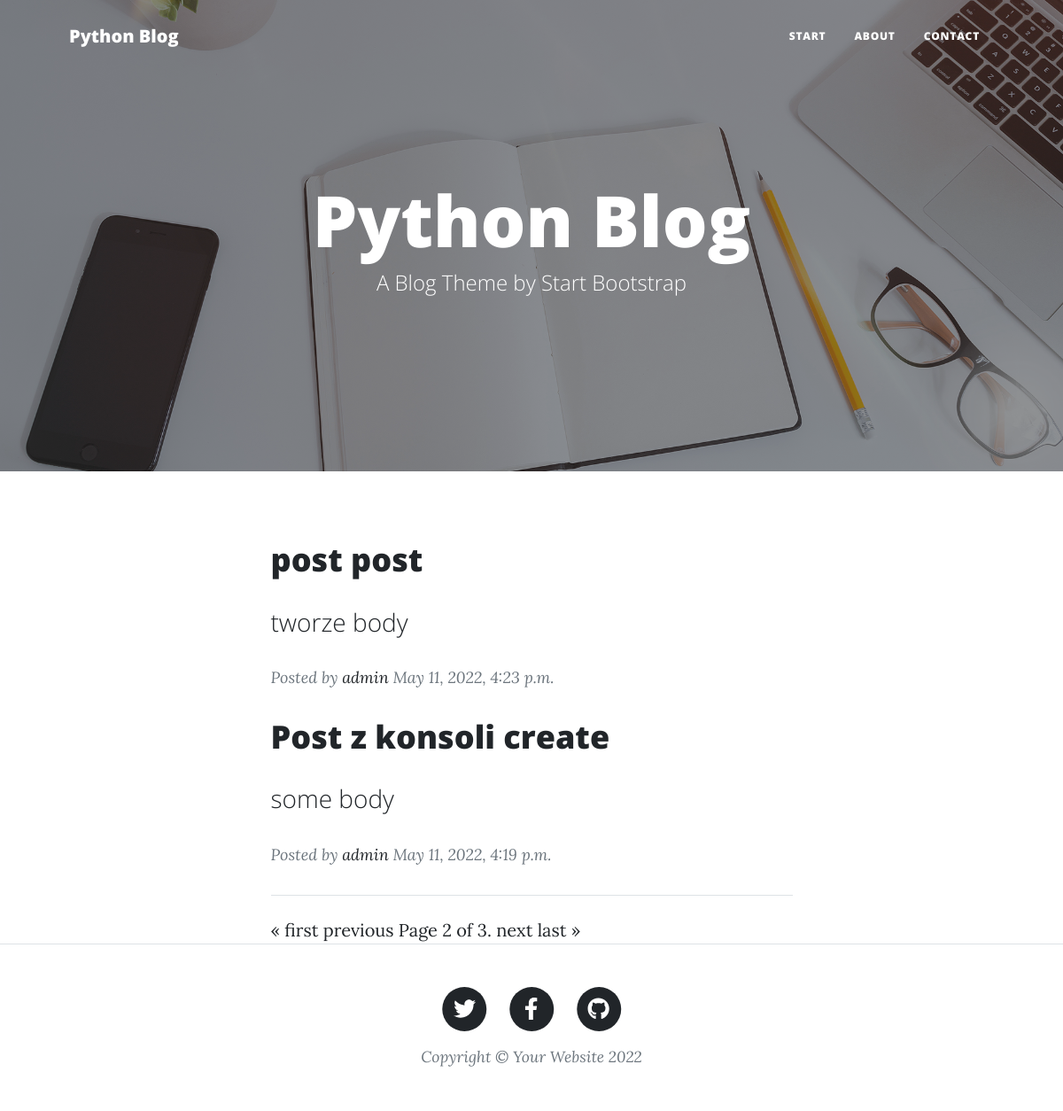
Screenshot of /blog/?page=2 with the database file from the repository.
### blog/models.py (models this page shows, shortened)
class Post(models.Model):
    title = models.CharField(max_length=55)
    subhead = models.CharField(max_length=55, blank=True, null=True)
    slug = models.SlugField(max_length=55, unique=True)
    body = models.TextField()
    status = models.IntegerField(choices=STATUS, default=1)
    created_by = models.ForeignKey(User, on_delete=models.CASCADE)
    created_date = models.DateTimeField(auto_now_add=True)
    update_date = models.DateTimeField(auto_now=True)
    publish_date = models.DateTimeField(default=now)
    class Meta:
        ordering = ('-created_date',)
    def get_absolute_url(self):
        return reverse('blog:post_detail', kwargs={'get_slug': self.slug})

### blog/views.py (the view)
# urls.py: path('', PostListView.as_view(), name='post_list'),
class PostListView(ListView):
    model = Post
    template_name = "blog/post_list.html"
    paginate_by = 2
    def get_queryset(self):
        return Post.objects.filter(status = 2)

### templates/blog/post_list.html (shortened to what this page needs)
{% extends 'base/base.html' %}
{% load static %}
{% block content %}
<header class="masthead" style="background-image: url('/media/home-bg.jpg')">
    <div class="container position-relative px-4 px-lg-5">
        <div class="row gx-4 gx-lg-5 justify-content-center">
            <div class="col-md-10 col-lg-8 col-xl-7">
                <div class="site-heading">
                    <h1>Python Blog</h1>
                    <span class="subheading">A Blog Theme by Start Bootstrap</span>
                </div>
            </div>
        </div>
    </div>
</header>
<div class="container px-4 px-lg-5">
    <div class="row gx-4 gx-lg-5 justify-content-center">
        <div class="col-md-10 col-lg-8 col-xl-7">
            {% for object in page_obj %}
                <div class="post-preview">
                    <a href="{{ object.get_absolute_url}}">
                        <h2 class="post-title">{{ object.title }}</h2>
                        <h3 class="post-subtitle">{{ object.body|truncatewords:30|linebreaks }}</h3>
                    </a>
                    <p class="post-meta">
                        Posted by
                        <a href="#!">{{ object.created_by}}</a>
                        {{ object.created_date}}
                    </p>
                </div>
            {% endfor %}
            <hr class="my-4" />
            <div>
            {% if page_obj.has_previous %}
                <a href='?page=1'>&laquo; first </a>
                <a href='?page={{ page_obj.prevoius_page_number }}'> previous </a>
            {% endif %}
                Page {{ page_obj.number }} of {{ page_obj.paginator.num_pages }}.
            {% if page_obj.has_next %}
                <a href="?page={{ page_obj.next_page_number }}">next </a>
                <a href="?page={{ page_obj.paginator.num_pages }}"> last &raquo;</a>
            {% endif %}
            </div>
        </div>
    </div>
</div>
{% endblock %}

### rows the page displays
Post: title "post post", body "tworze body", created_by "admin", created_date "May 11, 2022, 4:23 p.m."
Post: title "Post z konsoli create", body "some body", created_by "admin", created_date "May 11, 2022, 4:19 p.m."

### other values shown
{{ page_obj.number }} "2"
{{ page_obj.paginator.num_pages }} "3"
